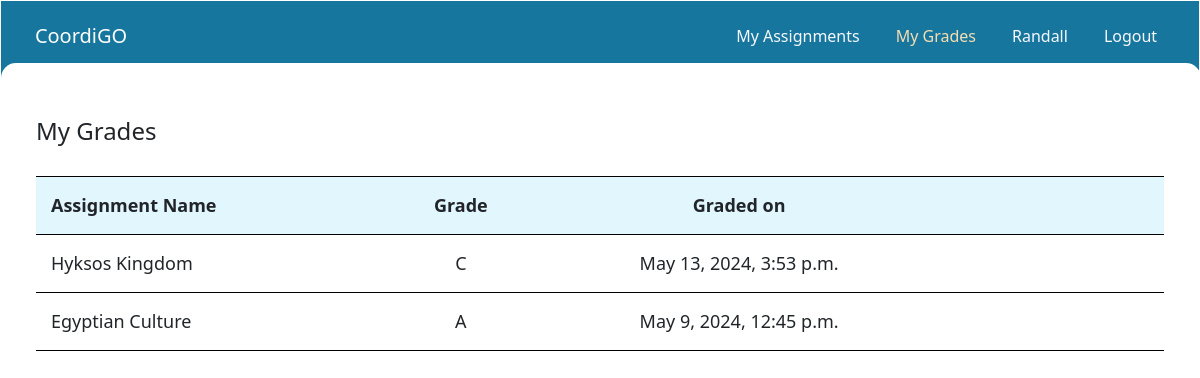
Before: /grades_student (signed in) with the older database file.
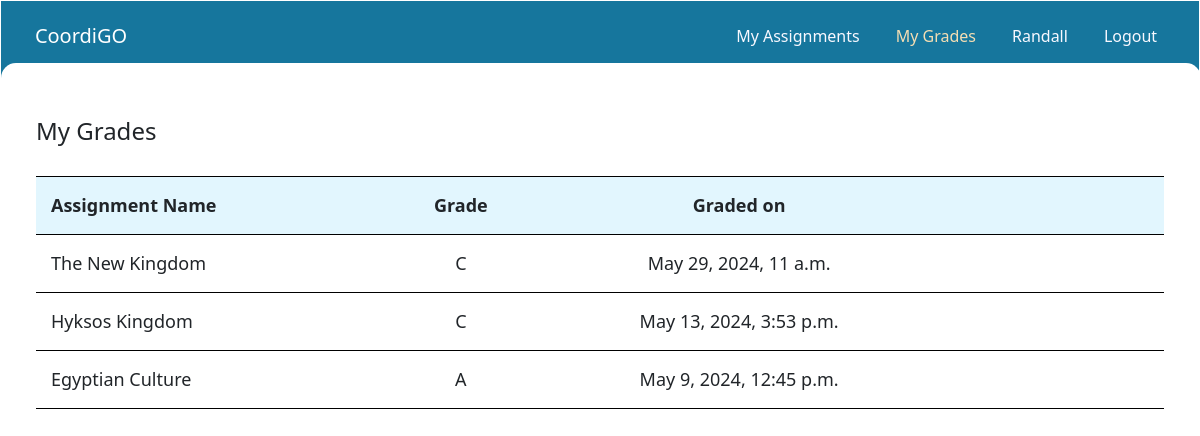
After: the same page with the newer database file.
### coordi/models.py (models this page shows, shortened)
class Assignments(models.Model):
    student_id = models.ForeignKey(User, on_delete=models.CASCADE, default="")
    go_id = models.ForeignKey(CustomGO, on_delete=models.CASCADE, default="")
    assigned = models.DateTimeField(blank=True, null=True, verbose_name='assigned')
    completed = models.DateTimeField(blank=True, null=True, verbose_name='completed')
    graded = models.DateTimeField(blank=True, null=True, verbose_name='graded')
    grade = models.CharField(max_length=1, default="", null=True, blank=True)

class CustomGO(models.Model):
    type = models.CharField(choices=GO_Types, max_length=64, default="")
    name = models.CharField(max_length=64, default="")
    instruction = models.CharField(max_length=320, default="")
    numRows = models.IntegerField(blank=True, null=True)
    col1Title = models.CharField(max_length=64, default="")
    col2Title = models.CharField(max_length=64, default="")
    def __str__(self):
        return f"{self.name}"

### coordi/views.py (the view)
# urls.py: path("grades_student", views.grades_student, name="grades_student"),
@login_required
def grades_student(request):
    user = request.user.id
    assignments = Assignments.objects.filter(student_id = user, graded__isnull=False).order_by('-assigned')
    return render(request, "coordi/gradesStudents.html", {
        "assignments" : assignments
    })

### coordi/templates/coordi/gradesStudents.html
{% extends "coordi/layout.html" %}
{% block nav %}
    {% include "coordi/navStudent.html" %}
{% endblock %}
{% block body %}
    <h1>My Grades</h1>
    <div class="grid-table-wrapper">
        <div class="grid-row-wrapper">
            <p>Assignment Name</p>
            <p>Grade</p>
            <p>Graded on</p>
        </div>
        {% for assignment in assignments %}
            <div class="grid-row-wrapper">
                <p>{{assignment.go_id}}</p>
                <p>{{assignment.grade}}</p>
                <p>{{assignment.graded}}</p>
            </div>
        {% endfor %}
    </div>
{% endblock %}

Changed rows visible on the page:
added Assignments: go_id "The New Kingdom", grade "C", graded "May 29, 2024, 11 a.m."
